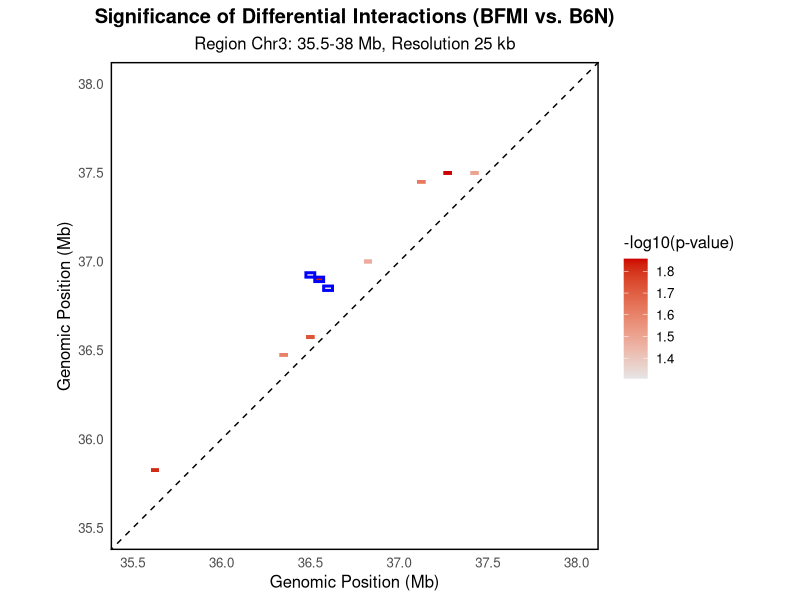

This figure's R source:
# ==============================================================================
# Hi-C Significance Heatmap Visualization (ggplot2)
# 
# Copyright (C) 2025 Florian Krause
#
# This program is free software: you can redistribute it and/or modify
# it under the terms of the GNU General Public License as published by
# the Free Software Foundation, either version 3 of the License, or
# (at your option) any later version.
#
# This program is distributed in the hope that it will be useful,
# but WITHOUT ANY WARRANTY; without even the implied warranty of
# MERCHANTABILITY or FITNESS FOR A PARTICULAR PURPOSE. See the
# GNU General Public License for more details.
#
# Author: 
#   Florian Krause; 2025
#
# Dependencies:
#   This script uses CRAN packages:
#     ggplot2 (MIT), dplyr (MIT)
# ==============================================================================

# --- 1. PREPARE ENVIRONMENT ---
if (!requireNamespace("ggplot2", quietly = TRUE)) install.packages("ggplot2")
if (!requireNamespace("dplyr", quietly = TRUE)) install.packages("dplyr")

library(ggplot2)
library(dplyr)

# ==========================================
# --- USER CONFIGURATION (PLEASE EDIT) ---
# ==========================================

# 1. PLOT REGION (Mb)
plot_min <- 35.5
plot_max <- 38.0

# 2. VISUAL PARAMETERS
highlight_color <- "blue"
heatmap_high    <- "red3"
heatmap_low     <- "grey90"

# 3. SIGNIFICANCE THRESHOLDS (Used for filtering key structures)
# These p-values identify the central bins of the vertical structure
key_p_values <- c(0.04759065, 0.01473298, 0.04936459)

# ==========================================
# --- END OF CONFIGURATION ---
# ==========================================

# --- 2. INPUT DATA DEFINITION ---
# Significant bins identified from differential interaction analysis
significant_bins <- data.frame(
  Pos_X = c(36350000, 35625000, 36500000, 36500000, 36550000, 36600000, 36825000, 37125000, 37275000, 37425000, 37725000),
  Pos_Y = c(36475000, 35825000, 36575000, 36925000, 36900000, 36850000, 37000000, 37450000, 37500000, 37500000, 38000000),
  Reads_B6N = c(21.52526, 11.90252, 30.05698, 10.83007, 21.48913, 38.16311, 20.12248, 7.92363, 15.77218, 27.08969, 14.78992),
  Reads_BFMI = c(16.51918, 6.44643, 20.59095, 6.62364, 12.78576, 19.64166, 13.92431, 3.31917, 8.83577, 17.38521, 11.63829),
  p_Wert = c(0.02489024, 0.01533588, 0.01879832, 0.04759065, 0.01473298, 0.04936459, 0.03345998, 0.02348913, 0.01388127, 0.03138809, 0.04865973)
)

# --- 3. DATA TRANSFORMATION ---
print("Transforming coordinates and p-values...")

plot_data <- significant_bins %>%
  mutate(
    neg_log10_p = -log10(p_Wert),
    Pos_X_Mb = Pos_X / 1e6,
    Pos_Y_Mb = Pos_Y / 1e6
  )

# Extract key structure bins for highlighting
key_structure_plot_data <- plot_data %>%
  filter(p_Wert %in% key_p_values)

# --- 4. VISUALIZATION (ggplot2) ---
print("Generating significance heatmap...")

p_value_heatmap <- ggplot(plot_data, aes(x = Pos_X_Mb, y = Pos_Y_Mb, fill = neg_log10_p)) +
  # Main Heatmap tiles
  geom_tile(color = "white") + 
  
  # Symmetry axis (diagonal)
  geom_abline(intercept = 0, slope = 1, color = "black", linetype = "dashed") +
  
  # Highlight key structural bins with a border
  geom_tile(data = key_structure_plot_data, color = highlight_color, linewidth = 1, fill = NA) +
  
  # Color scale configuration
  scale_fill_gradient(low = heatmap_low, high = heatmap_high, name = "-log10(p-value)") +
  
  # Labels and Titles
  labs(
    title = "Significance of Differential Interactions (BFMI vs. B6N)",
    subtitle = paste0("Region Chr3: ", plot_min, "-", plot_max, " Mb, Resolution 25 kb"),
    x = "Genomic Position (Mb)",
    y = "Genomic Position (Mb)"
  ) +
  
  # Axis limits and fixed aspect ratio for square plot
  xlim(plot_min, plot_max) +
  ylim(plot_min, plot_max) +
  coord_fixed() +
  
  # Theme and styling
  theme_minimal(base_size = 12) +
  theme(
    plot.title = element_text(hjust = 0.5, face = "bold"),
    plot.subtitle = element_text(hjust = 0.5),
    panel.grid = element_blank(),
    panel.border = element_rect(color = "black", fill = NA, linewidth = 1),
    legend.position = "right"
  )

# --- 5. OUTPUT ---
print(p_value_heatmap)
print("Plot generation complete.")